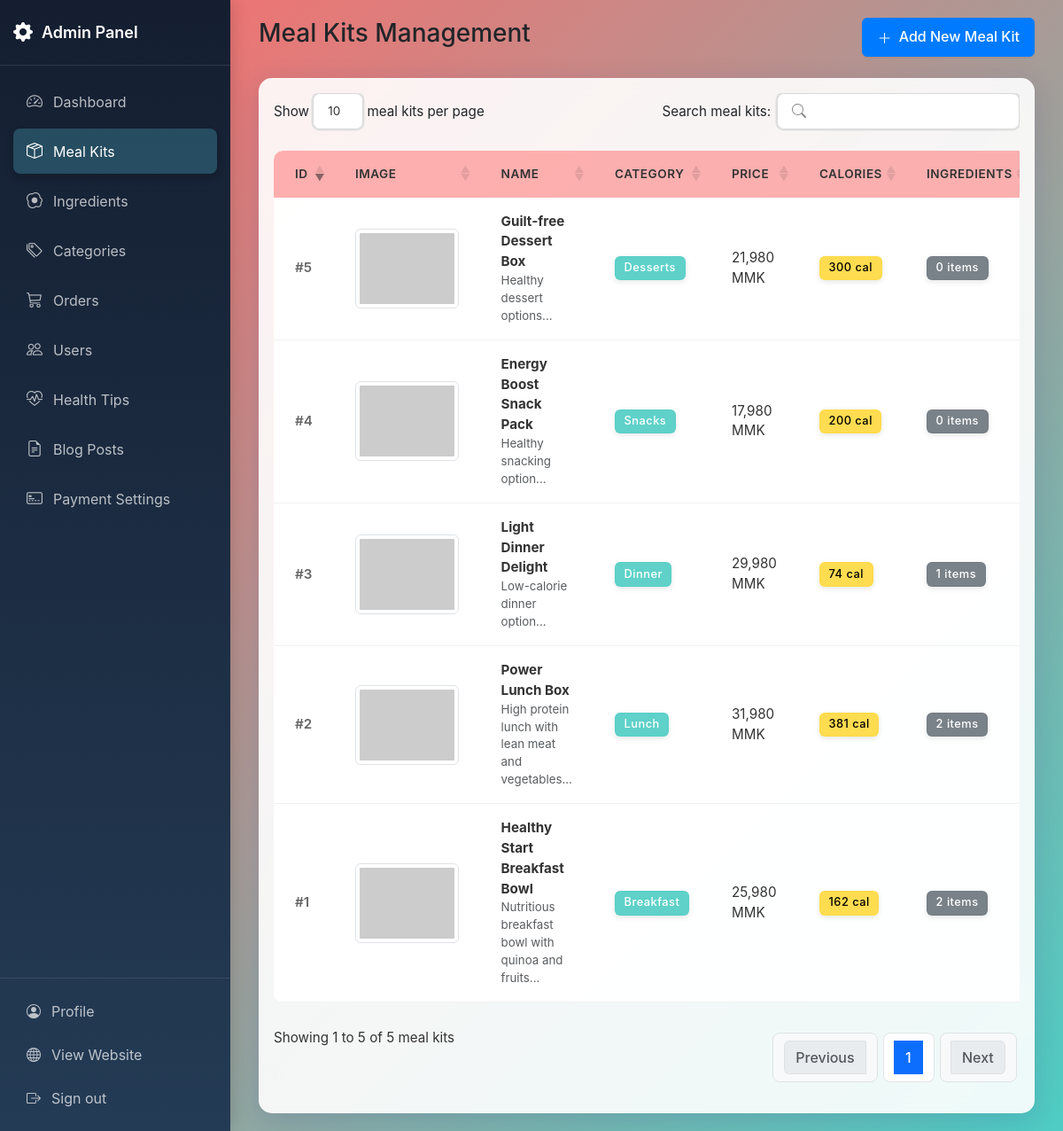
The page /admin/meal-kits.php (signed in) on the database its author committed.
### tables this page shows
CREATE TABLE meal_kits (
    meal_kit_id INT PRIMARY KEY AUTO_INCREMENT,
    name VARCHAR(100) NOT NULL,
    description TEXT NOT NULL,
    category_id INT,
    preparation_price INT NOT NULL,
    base_calories INT NOT NULL COMMENT 'Calculated from sum of ingredients',
    cooking_time INT,
    servings INT,
    image_url VARCHAR(255),
    is_active TINYINT(1) DEFAULT 1 COMMENT '0: inactive, 1: active',
    created_at TIMESTAMP DEFAULT CURRENT_TIMESTAMP,
    FOREIGN KEY (category_id) REFERENCES categories(category_id)
);

CREATE TABLE categories (
    category_id INT PRIMARY KEY AUTO_INCREMENT,
    name VARCHAR(50) NOT NULL,
    description TEXT,
    created_at TIMESTAMP DEFAULT CURRENT_TIMESTAMP
);

### admin/meal-kits.php (the view, shortened to what this page needs)
<?php
require_once '../includes/auth_check.php';
function get_meal_kit_image_url($image_url_db) {
    if (!$image_url_db) return 'https://placehold.co/120x90?text=No+Image';
    $parts = explode('/', trim($_SERVER['SCRIPT_NAME'], '/'));
    $projectBase = '/' . $parts[0];
    return $projectBase . '/uploads/meal-kits/' . $image_url_db;
}
$meal_kits = [];
$result = $mysqli->query("
    SELECT
        mk.*,
        c.name as category_name,
        COUNT(DISTINCT mki.ingredient_id) as ingredients_count,
        SUM(i.calories_per_100g * mki.default_quantity / 100) as total_calories
    FROM meal_kits mk
    LEFT JOIN categories c ON mk.category_id = c.category_id
    LEFT JOIN meal_kit_ingredients mki ON mk.meal_kit_id = mki.meal_kit_id
    LEFT JOIN ingredients i ON mki.ingredient_id = i.ingredient_id
    GROUP BY mk.meal_kit_id
    ORDER BY mk.is_active DESC, mk.created_at DESC
");
if ($result) {
    while ($row = $result->fetch_assoc()) {
        $meal_kits[] = $row;
    }
}
?>
<!DOCTYPE html>
<html lang="en">
<head>
    <link href="https://cdn.jsdelivr.net/npm/bootstrap@5.3.0/dist/css/bootstrap.min.css" rel="stylesheet">
    <link rel="stylesheet" href="https://cdn.jsdelivr.net/npm/bootstrap-icons@1.11.3/font/bootstrap-icons.min.css">
    <link rel="stylesheet" href="https://cdn.datatables.net/1.13.7/css/dataTables.bootstrap5.min.css">
    <link rel="stylesheet" href="assets/css/admin.css">
</head>
<body>
    <div class="admin-container">
        <?php include 'includes/sidebar.php'; ?>
        <main class="main-content">
            <div class="container-fluid">
                <div class="row mb-4">
                    <div class="col-12 d-flex justify-content-between align-items-center">
                        <h3 class="page-title">Meal Kits Management</h3>
                        <button type="button" class="btn btn-primary" onclick="openMealKitModal('add')">
                            <i class="bi bi-plus-lg"></i> Add New Meal Kit
                        </button>
                    </div>
                </div>
                <div class="row">
                    <div class="col-12">
                        <div class="card">
                            <div class="card-body">
                                <div class="table-responsive">
                                    <table class="table table-hover" id="mealKitsTable">
                                        <thead>
                                            <tr>
                                                <th>ID</th>
                                                <th>Image</th>
                                                <th>Name</th>
                                                <th>Category</th>
                                                <th>Price</th>
                                                <th>Calories</th>
                                                <th>Ingredients</th>
                                            </tr>
                                        </thead>
                                        <tbody>
                                            <?php foreach ($meal_kits as $meal_kit): ?>
                                            <tr <?php if (!$meal_kit['is_active']) echo 'class="text-muted inactive-row"' ?> data-meal-kit-id="<?php echo $meal_kit['meal_kit_id']; ?>">
                                                <td>#<?php echo $meal_kit['meal_kit_id']; ?></td>
                                                <td>
                                                    <?php $img_url = get_meal_kit_image_url($meal_kit['image_url']); ?>
                                                    <div class="<?php echo !$meal_kit['is_active'] ? 'inactive-indicator' : ''; ?>">
                                                        <img src="<?php echo htmlspecialchars($img_url); ?>" style="max-width:120px; max-height:90px;" class="img-thumbnail" alt="Meal Kit Image">
                                                    </div>
                                                </td>
                                                <td>
                                                    <div class="fw-bold">
                                                        <?php echo htmlspecialchars($meal_kit['name']); ?></div>
                                                    <div class="small text-muted">
                                                        <?php echo substr(htmlspecialchars($meal_kit['description']), 0, 50) . '...'; ?>
                                                    </div>
                                                </td>
                                                <td>
                                                    <span class="badge bg-info">
                                                        <?php echo htmlspecialchars($meal_kit['category_name']); ?>
                                                    </span>
                                                </td>
                                                <td><?php echo number_format($meal_kit['preparation_price'], 0); ?> MMK
                                                </td>
                                                <td>
                                                    <span class="badge bg-warning text-dark">
                                                        <?php echo round($meal_kit['total_calories'] ?? $meal_kit['base_calories']); ?>
                                                        cal
                                                    </span>
                                                </td>
                                                <td>
                                                    <span class="badge bg-secondary">
                                                        <?php echo $meal_kit['ingredients_count']; ?> items
                                                    </span>
                                                </td>
                                            </tr>
                                            <?php endforeach; ?>
                                        </tbody>
                                    </table>
                                </div>
                            </div>
                        </div>
                    </div>
                </div>
            </div>
        </main>
    </div>
</body>
</html>

### admin/assets/css/admin.css (style rules this page uses)
body { min-height: 100vh; background: linear-gradient(135deg, #ff6b6b 0%, #4ecdc4 100%); overflow-x: hidden; margin: 0; padding: 0; font-family: -apple-system, BlinkMacSystemFont, "Segoe UI", Roboto, Oxygen-Sans, Ubuntu, Cantarell, "Helvetica Neue", sans-serif; }
.admin-container { display: flex; min-height: 100vh; position: relative; width: 100%; }
.main-content { flex: 1; margin-left: 260px; padding: 20px; overflow-y: auto; position: relative; min-height: 100vh; transition: all 0.3s ease; width: calc(100% - 260px); }
.card { background: rgba(255, 255, 255, 0.9); backdrop-filter: blur(10px); -webkit-backdrop-filter: blur(10px); border: 1px solid rgba(255, 255, 255, 0.18); box-shadow: 0 8px 32px 0 rgba(31, 38, 135, 0.15); border-radius: 15px; }
.table { --bs-table-bg: transparent; --bs-table-hover-bg: rgba(255, 255, 255, 0.1); margin: 0; }
.table > :not(caption) > * > * { background: transparent; border-bottom-color: rgba(255, 255, 255, 0.2); color: #333; padding: 1rem 1.5rem; }
.table > thead > tr > th { background: rgba(255, 107, 107, 0.5); font-weight: 600; text-transform: uppercase; font-size: 0.85rem; letter-spacing: 0.5px; border-bottom: none; }
.badge { padding: 0.5em 0.8em; font-weight: 500; letter-spacing: 0.5px; backdrop-filter: blur(5px); -webkit-backdrop-filter: blur(5px); border: 1px solid rgba(255, 255, 255, 0.18); box-shadow: 0 2px 6px rgba(0, 0, 0, 0.1); transition: all 0.3s ease; }
.badge.bg-warning { background: rgba(255, 217, 61, 0.9) !important; color: #000 !important; border-color: rgba(255, 217, 61, 0.5); }
.badge.bg-info { background: rgba(78, 205, 196, 0.9) !important; color: #fff !important; border-color: rgba(78, 205, 196, 0.5); }
.badge.bg-secondary { background: rgba(108, 117, 125, 0.9) !important; color: #fff !important; border-color: rgba(108, 117, 125, 0.5); }
.btn-primary { background-color: #007bff; border-color: #007bff; color: white; }
.btn { font-weight: 500; padding: 0.5rem 1rem; border-radius: 6px; transition: all 0.2s ease-in-out; box-shadow: 0 1px 2px rgba(0, 0, 0, 0.08); }
.btn i { display: inline-block; vertical-align: middle; margin-right: 0.25rem; }
table.dataTable { border-collapse: separate !important; border-spacing: 0; margin: 0 0 1rem 0 !important; width: 100% !important; border-radius: 10px; overflow: hidden; }
table.dataTable thead th { background: rgba(255, 107, 107, 0.5); font-weight: 600; text-transform: uppercase; font-size: 0.85rem; letter-spacing: 0.5px; border-bottom: none; padding: 1rem 1.5rem; vertical-align: middle; color: #333; white-space: nowrap; border-top: none; }
table.dataTable thead th:first-child { border-top-left-radius: 10px; }
table.dataTable tbody tr { background-color: rgba(255, 255, 255, 0.95); transition: background-color 0.2s ease; }
table.dataTable tbody td { padding: 1rem 1.5rem; vertical-align: middle; border-bottom: 1px solid rgba(0, 0, 0, 0.05); }
table.dataTable .badge { font-size: 0.8rem; padding: 0.5em 0.75em; font-weight: 500; }
table.dataTable td:first-child { font-weight: 600; color: #666; }
::placeholder { color: #aaa !important; opacity: 1; }
.badge.bg-success, .badge.bg-warning, .badge.bg-danger, .badge.bg-info { transition: all 0.2s; }

### rows shown on the page
meal_kits: meal_kit_id "1", name "Healthy Start Breakfast Bowl", description "Nutritious breakfast bowl with quinoa and fruits", category.name "Breakfast", preparation_price "25,980", total_calories "162", ingredients_count "2"
meal_kits: meal_kit_id "2", name "Power Lunch Box", description "High protein lunch with lean meat and vegetables", category.name "Lunch", preparation_price "31,980", total_calories "381", ingredients_count "2"
meal_kits: meal_kit_id "3", name "Light Dinner Delight", description "Low-calorie dinner option", category.name "Dinner", preparation_price "29,980", total_calories "74", ingredients_count "1"
meal_kits: meal_kit_id "4", name "Energy Boost Snack Pack", description "Healthy snacking option", category.name "Snacks", preparation_price "17,980", base_calories "200", ingredients_count "0"
meal_kits: meal_kit_id "5", name "Guilt-free Dessert Box", description "Healthy dessert options", category.name "Desserts", preparation_price "21,980", base_calories "300", ingredients_count "0"
